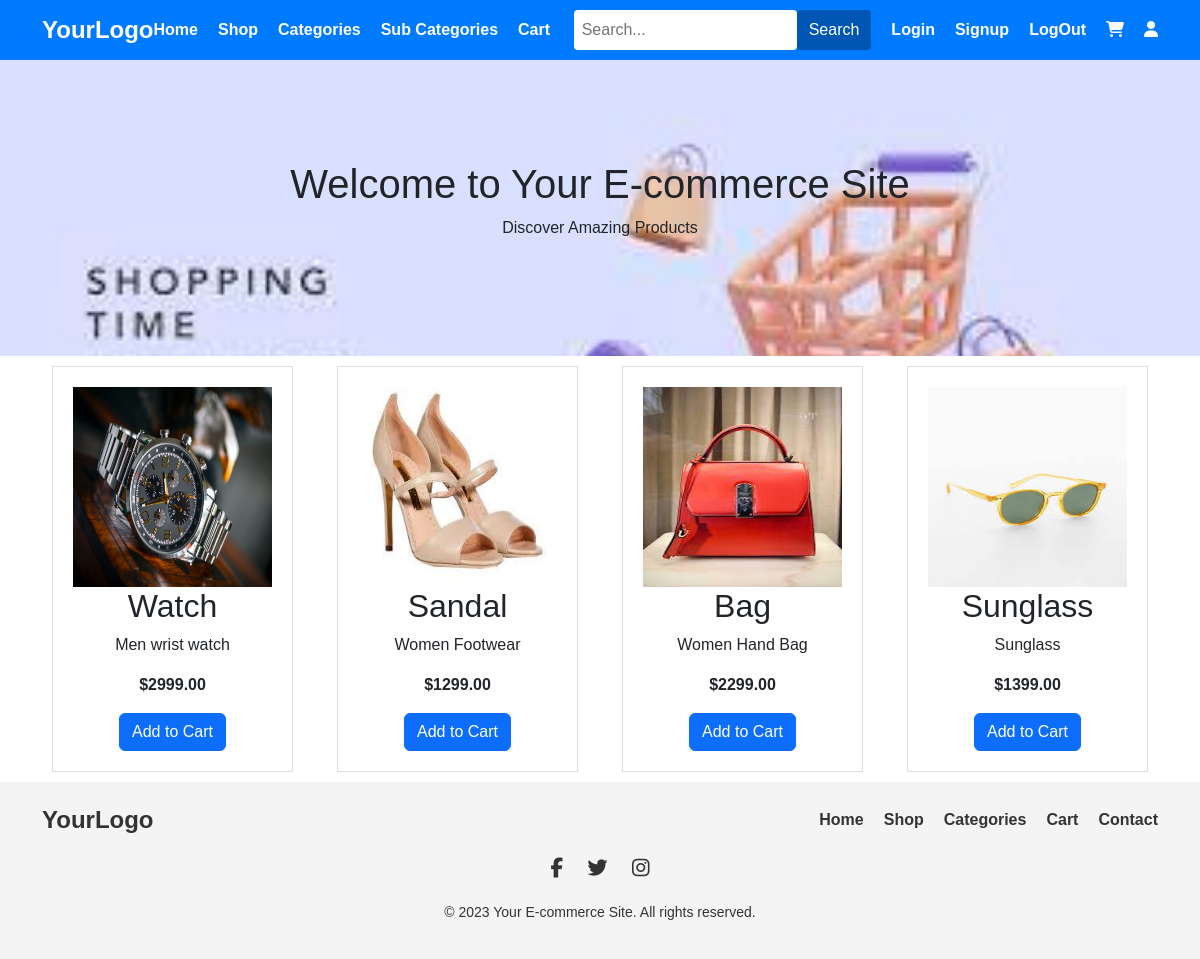
The app's page /home.php with its own data.
### tables this page shows
CREATE TABLE `products` (
  `id` int(11) NOT NULL,
  `name` varchar(50) DEFAULT NULL,
  `price` float(10,2) DEFAULT NULL,
  `quantity` int(11) DEFAULT NULL,
  `image_url` varchar(50) DEFAULT NULL,
  `description` varchar(50) DEFAULT NULL,
  `added_on` timestamp NOT NULL DEFAULT CURRENT_TIMESTAMP
);

### home.php (the view, shortened to what this page needs)
<!DOCTYPE html>
<html lang="en">
<head>
    <link href="https://cdn.jsdelivr.net/npm/bootstrap@5.3.1/dist/css/bootstrap.min.css" rel="stylesheet">
</head>
<body>
    <?php include_once 'header.php'?>
    <div class="jumbotron">
        <h1 class="text-dark">Welcome to Your E-commerce Site</h1>
        <p class="text-dark">Discover Amazing Products</p>
    </div>
    <div class="container">
    <div class="row">
        <?php
        require_once('connection.php');
        $query = "SELECT * FROM products";
        $result = $conn->query($query);
        if ($result->num_rows > 0) {
            while ($row = $result->fetch_assoc()) {
                echo '<div class="col-md-3">';
                echo '<div class="product-card">';
                echo '<img src="' . $row['image_url'] . '" alt="' . $row['name'] . '" height="200" width="250">';
                echo '<h2>' . $row['name'] . '</h2>';
                echo '<p>' . $row['description'] . '</p>';
                echo '<p><strong>$' . $row['price'] . '</strong></p>';
                echo '<button class="btn btn-primary btn-add-to-cart" data-id="' . $row['id'] . '">Add to Cart</button>';
                echo '</div>';
                echo '</div>';
            }
        } else {
            echo 'No products available.';
        }
        ?>
    </div>
</div>
    <?php include_once 'footer.php'?>
</body>
</html>

### header.php (shortened to what this page needs)
<!DOCTYPE html>
<html lang="en">
<head>
</head>
<body>
    <header>
        <div class="container">
            <a href="home.php" class="logo">YourLogo</a>
            <nav>
                <a href="home.php">Home</a>
                <a href="#">Shop</a>
                <a href="add_category.php">Categories</a>
                <a href="add_subcategory.php">Sub Categories</a>
                <a href="index.php">Cart</a>
            </nav>
            <div class="search-bar">
                <input type="text" class="search-input" placeholder="Search...">
                <button class="search-button">Search</button>
            </div>
            <div class="user-options">
                <a href="login.php">Login</a>
                <a href="signup.php">Signup</a>
                <a href="log_out.php">LogOut</a>
                <a href="index.php"><i class="fa fa-shopping-cart"></i></a>
                <a href="profile.php"><i class="fa fa-user"></i></a>
            </div>
        </div>
    </header>
</html>

### footer.php (shortened to what this page needs)
<!DOCTYPE html>
<html lang="en">
<head>
</head>
<body>
    <footer>
        <div class="container">
            <a href="#" class="footer-logo">YourLogo</a>
            <div class="footer-menu">
                <a href="#">Home</a>
                <a href="#">Shop</a>
                <a href="#">Categories</a>
                <a href="#">Cart</a>
                <a href="#">Contact</a>
            </div>
        </div>
        <div class="social-links">
            <a href="#" class="fa fa-facebook"></a>
            <a href="#" class="fa fa-twitter"></a>
            <a href="#" class="fa fa-instagram"></a>
        </div>
        <p class="copyright">&copy; 2023 Your E-commerce Site. All rights reserved.</p>
    </footer>
</body>
</html>

### home.php (style rules this page uses)
body { font-family: Arial, Helvetica, sans-serif; }
.jumbotron { background-image: url('banner.jpg'); background-size: cover; color: #fff; text-align: center; padding: 100px 0; }
.product-card { border: 1px solid #ddd; margin: 10px; padding: 20px; text-align: center; background-color: #fff; }
.product-card img { max-width: 100%; }

### header.php (style rules this page uses)
header { background-color: #007BFF; color: #fff; padding: 10px 0; }
.container { display: flex; justify-content: space-between; align-items: center; }
.logo { font-size: 24px; font-weight: bold; text-decoration: none; color: #fff; }
nav { display: flex; gap: 20px; }
nav a { text-decoration: none; color: #fff; font-weight: bold; }
.search-bar { margin-left: auto; display: flex; align-items: center; }
.search-input { padding: 8px; border: none; border-radius: 4px; }
.search-button { background-color: #0056b3; color: #fff; border: none; border-radius: 4px; padding: 8px 12px; cursor: pointer; }
.user-options { display: flex; align-items: center; }
.user-options a { text-decoration: none; color: #fff; font-weight: bold; margin-left: 20px; }

### footer.php (style rules this page uses)
footer { background-color: #f4f4f4; padding: 20px 0; color: #333; text-align: center; }
.container { display: flex; justify-content: space-between; align-items: center; }
.footer-logo { font-size: 24px; font-weight: bold; text-decoration: none; color: #333; }
.footer-menu { display: flex; gap: 20px; }
.footer-menu a { text-decoration: none; color: #333; font-weight: bold; }
.social-links { margin-top: 20px; }
.social-links a { text-decoration: none; color: #333; font-size: 20px; margin: 0 10px; }
.copyright { margin-top: 20px; font-size: 14px; }

### records on screen
products: image_url (picture), name "Watch", description "Men wrist watch", price "2999.00"
products: image_url (picture), name "Sandal", description "Women Footwear", price "1299.00"
products: image_url (picture), name "Bag", description "Women Hand Bag", price "2299.00"
products: image_url (picture), name "Sunglass", description "Sunglass", price "1399.00"
